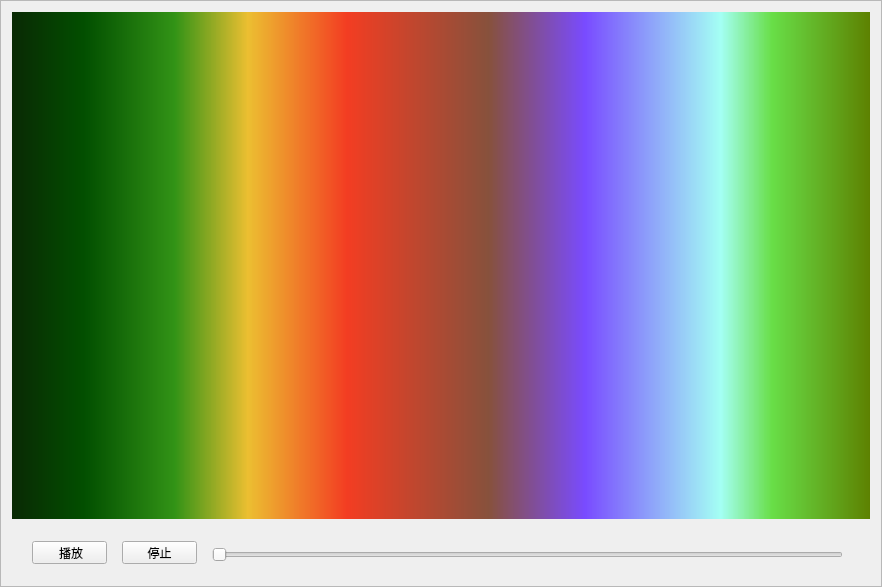
<?xml version="1.0" encoding="UTF-8"?>
<ui version="4.0">
 <class>FramePlayer</class>
 <widget class="QFrame" name="FramePlayer">
  <property name="geometry">
   <rect>
    <x>0</x>
    <y>0</y>
    <width>882</width>
    <height>587</height>
   </rect>
  </property>
  <property name="windowTitle">
   <string>影像回放</string>
  </property>
  <property name="frameShape">
   <enum>QFrame::StyledPanel</enum>
  </property>
  <property name="frameShadow">
   <enum>QFrame::Raised</enum>
  </property>
  <layout class="QVBoxLayout" name="verticalLayout_2">
   <item>
    <layout class="QVBoxLayout" name="verticalLayout">
     <item>
      <widget class="QWidget" name="wndPlayer" native="true">
       <property name="styleSheet">
        <string notr="true">background-color: qlineargradient(spread:pad, x1:0, y1:0, x2:1, y2:0, stop:0 rgba(9, 41, 4, 255), stop:0.085 rgba(2, 79, 0, 255), stop:0.19 rgba(50, 147, 22, 255), stop:0.275 rgba(236, 191, 49, 255), stop:0.39 rgba(243, 61, 34, 255), stop:0.555 rgba(135, 81, 60, 255), stop:0.667 rgba(121, 75, 255, 255), stop:0.825 rgba(164, 255, 244, 255), stop:0.885 rgba(104, 222, 71, 255), stop:1 rgba(93, 128, 0, 255));</string>
       </property>
      </widget>
     </item>
     <item>
      <widget class="QWidget" name="widget" native="true">
       <property name="maximumSize">
        <size>
         <width>16777215</width>
         <height>50</height>
        </size>
       </property>
       <widget class="QPushButton" name="pushButton">
        <property name="geometry">
         <rect>
          <x>20</x>
          <y>16</y>
          <width>75</width>
          <height>23</height>
         </rect>
        </property>
        <property name="text">
         <string> 播放</string>
        </property>
       </widget>
       <widget class="QPushButton" name="pushButton_2">
        <property name="geometry">
         <rect>
          <x>110</x>
          <y>16</y>
          <width>75</width>
          <height>23</height>
         </rect>
        </property>
        <property name="text">
         <string>停止</string>
        </property>
       </widget>
       <widget class="QSlider" name="horizontalSlider">
        <property name="geometry">
         <rect>
          <x>200</x>
          <y>20</y>
          <width>631</width>
          <height>20</height>
         </rect>
        </property>
        <property name="orientation">
         <enum>Qt::Horizontal</enum>
        </property>
       </widget>
      </widget>
     </item>
    </layout>
   </item>
  </layout>
 </widget>
 <resources/>
 <connections/>
</ui>
